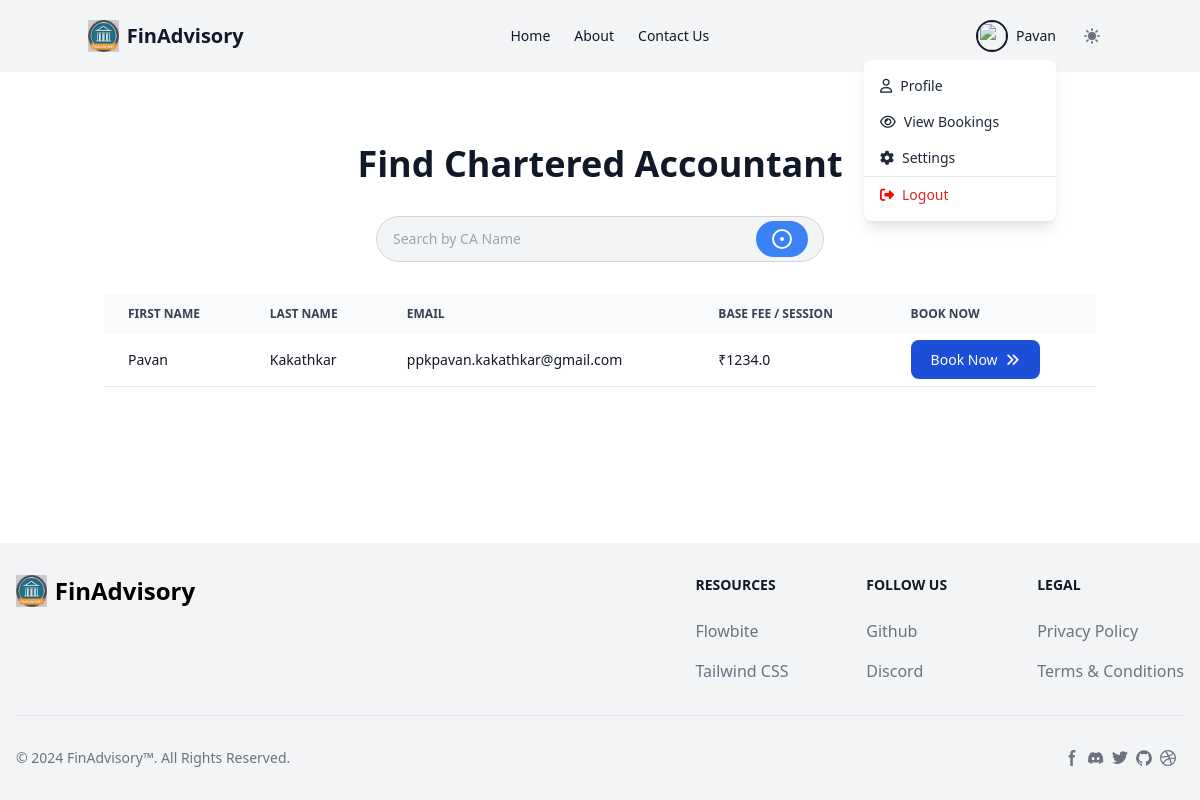
/find_ca (signed in), run on the app's committed database.
### src/models.py (models this page shows, shortened)
class User(UserMixin, db.Model):
    __tablename__ = "user"
    id = Column(Integer, primary_key=True, autoincrement=True)
    uuid = Column(String(80), unique=True, nullable=False)
    created_at = Column(DateTime, nullable=False, default=get_ist_time())
    updated_at = Column(
        DateTime, nullable=False, onupdate=get_ist_time(), default=get_ist_time()
    )
    first_name = Column(String(80), nullable=False)
    middle_name = Column(String(80))
    last_name = Column(String(80), nullable=False)
    user_name = Column(String(80), unique=True, nullable=False)
    password_hash = Column(String(128), nullable=False)
    email = Column(String(80), unique=True, nullable=False)
    is_ca = Column(Boolean, nullable=False, default=False)
    phone_number = Column(String(80), unique=True, nullable=False)
    certificate = Column(String(255), unique=True, nullable=True)
    base_fee = Column(Float, nullable=True)
    bank_account = Column(String(80), nullable=True)
    ifsc = Column(String(80), nullable=True)
    transactions = relationship("Transaction", backref="user")
    requests = relationship("Request", backref="user")
    sent_messages = relationship('Message', backref='sender', lazy='dynamic', foreign_keys='Message.sender_id')
    received_messages = relationship('Message', backref='recipient', lazy='dynamic', foreign_keys='Message.recipient_id')

### src/app.py (the view, shortened to what this page needs)
@app.route("/find_ca", methods=["GET", "POST"])
@login_required
def find_ca():
    ca_list = User.query.filter(User.is_ca == True).all()
    return render_template("find_ca.html", ca_list=ca_list)

### src/app.py (called while the page is built)
@login_manager.user_loader
def load_user(user_id):
    return User.query.get(user_id)

### src/templates/find_ca.html (shortened to what this page needs)
{% extends "base.html" %}
{% block content %}
<div class="container mx-auto px-4 py-10">
    <h1 class="text-4xl font-bold text-center mb-8 text-gray-900">Find Chartered Accountant</h1>
    <form action="{{ url_for('find_ca') }}" method="POST" class="max-w-md mx-auto mb-8">
        <div class="relative">
            <input
            type="text"
            id="name"
            name="name"
            class="bg-gray-100 border border-gray-300 text-gray-900 text-sm rounded-full py-3 px-4 w-full focus:outline-none focus:border-blue-500"
            placeholder="Search by CA Name"
            />
            <button type="submit" class="absolute right-4 top-1/2 transform -translate-y-1/2 bg-blue-500 hover:bg-blue-600 text-white font-bold py-2 px-4 rounded-full">
                <svg xmlns="http://www.w3.org/2000/svg" class="h-5 w-5" viewBox="0 0 20 20" fill="currentColor">
                    <path d="M10 12a2 2 0 100-4 2 2 0 000 4z" />
                    <path fill-rule="evenodd" d="M10 18a8 8 0 100-16 8 8 0 000 16zm0 2a10 10 0 100-20 10 10 0 000 20z" clip-rule="evenodd" />
                </svg>
            </button>
        </div>
    </form>
    {% if ca_list %}
        <div class="relative overflow-x-auto mt-5">
            <table class="w-full text-sm text-left rtl:text-right text-gray-500 dark:text-gray-400">
                <thead class="text-xs text-gray-700 uppercase bg-gray-50 dark:bg-gray-700 dark:text-gray-400">
                    <tr>
                        <th scope="col" class="px-6 py-3">
                            First Name
                        </th>
                        <th scope="col" class="px-6 py-3">
                            Last Name
                        </th>
                        <th scope="col" class="px-6 py-3">
                            Email
                        </th>
                        <th scope="col" class="px-6 py-3">
                            Base Fee / Session
                        </th>
                        <th scope="col" class="px-6 py-3">
                            Book Now
                        </th>
                    </tr>
                </thead>
                <tbody>
                    {% for ca in ca_list %}
                        <tr class="bg-white border-b dark:bg-gray-800 dark:border-gray-700">
                            <td class="px-6 py-4 font-medium text-gray-900 whitespace-nowrap dark:text-white">
                                {{ ca.first_name }}
                            </td>
                            <td class="px-6 py-4 font-medium text-gray-900 whitespace-nowrap dark:text-white">
                                {{ ca.last_name }}
                            </td>
                            <td class="px-6 py-4 font-medium text-gray-900 whitespace-nowrap dark:text-white">
                                {{ ca.email }}
                            </td>
                            <td class="px-6 py-4 font-medium text-gray-900 whitespace-nowrap dark:text-white">
                                ₹{{ ca.base_fee }}
                            </td>
                            <td class="px-6 py-4 font-medium text-gray-900 whitespace-nowrap dark:text-white">
                                <a href="{{ url_for('book_ca', ca_uuid=ca.uuid) }}" class="text-white bg-blue-700 hover:bg-blue-800 focus:ring-4 focus:ring-blue-300 font-medium rounded-lg text-sm px-5 py-2.5 me-2 mb-2 dark:bg-blue-600 dark:hover:bg-blue-700 focus:outline-none dark:focus:ring-blue-800">Book Now<i class="fa fa-angle-double-right ml-2" aria-hidden="true"></i></a>
                            </td>
                        </tr>
                    {% endfor %}
                </tbody>
            </table>
        </div>
    {% endif %}
</div>
{% endblock %}

### src/templates/base.html (shortened to what this page needs)
<!DOCTYPE html>
<html lang="en">
<head>
    <link href="https://cdn.jsdelivr.net/npm/tailwindcss@2.1.2/dist/tailwind.min.css" rel="stylesheet">
    <link href="https://cdnjs.cloudflare.com/ajax/libs/font-awesome/6.5.2/css/all.min.css" rel="stylesheet">
</head>
<body class="flex flex-col min-h-screen">
    <nav class="bg-gray-100 py-4 text-sm font-medium text-gray-900">
        <div class="container mx-auto flex justify-between items-center">
            <a href="/" class="flex items-center text-xl font-bold">
                <img src="{{ url_for('static', filename='logo/logo.png') }}" alt="Logo" class="h-8 w-auto mr-2">
                FinAdvisory
            </a>
            {% if current_user.is_authenticated %}
                <ul class="flex space-x-6 items-start justify-start">
                    <li><a href="{{ url_for('index')}}" class="hover:text-blue-800 hover:underline hover:font-bold">Home</a></li>
                    <li><a href="#" class="hover:text-blue-600">About</a></li>
                    <li><a href="{{ url_for('contact_us') }}" class="hover:text-blue-600">Contact Us</a></li>
                </ul>
            {% endif %}
            <ul class="flex space-x-4 items-center">
                {% if current_user.is_authenticated %}
                    <li>
                        <div x-data="{ open: false }" class="relative">
                            <div @click="open = !open" class="flex items-center cursor-pointer">
                                <div class="w-8 h-8 rounded-full overflow-hidden border-2 border-gray-900">
                                    <img src="https://images.unsplash.com/photo-1610397095767-84a5b4736cbd?ixid=MXwxMjA3fDB8MHxwaG90by1wYWdlfHx8fGVufDB8fHw%3D&ixlib=rb-1.2.1&auto=format&fit=crop&w=750&q=80" alt="" class="w-full h-full object-cover">
                                </div>
                                <span class="ml-2 text-sm font-medium">{{ current_user.first_name }}</span>
                            </div>
                            <div x-show="open" x-transition:enter="transition ease-out duration-100" x-transition:enter-start="transform opacity-0 scale-95" x-transition:enter-end="transform opacity-100 scale-100" x-transition:leave="transition ease-in duration-75" x-transition:leave-start="transform opacity-100 scale-100" x-transition:leave-end="transform opacity-0 scale-95" class="absolute right-0 mt-2 w-48 bg-white dark:bg-gray-800 rounded-lg shadow-lg py-2 z-20">
                                <a href="{{ url_for('view_profile', uuid=current_user.uuid) }}" class="block px-4 py-2 text-gray-800 dark:text-white hover:bg-gray-100 dark:hover:bg-gray-600"><i class="fa-regular fa-user mr-2"></i>Profile</a>
                                {% if current_user.is_ca %}
                                    <a href="{{ url_for('view_requests') }}" class="block px-4 py-2 text-gray-800 dark:text-white hover:bg-gray-100 dark:hover:bg-gray-600 whitespace-nowrap"><i class="fa-regular fa-eye mr-2"></i>View Bookings</a>
                                {% endif %}
                                <a href="{{ url_for('settings') }}" class="block px-4 py-2 text-gray-800 dark:text-white hover:bg-gray-100 dark:hover:bg-gray-600"><i class="fa-solid fa-gear mr-2"></i>Settings</a>
                                <div class="border-t border-gray-200 dark:border-gray-700"></div>
                                <a href="{{ url_for('logout') }}" class="block px-4 py-2 text-red-600 hover:bg-gray-100 dark:hover:bg-gray-600"><i class="fa-solid fa-right-from-bracket mr-2" style="color: #ff0000;"></i>Logout</a>
                            </div>
                        </div>
                    </li>
                {% else %}
                    <li><a class="hover:text-blue-600" href="{{ url_for('login') }}">Login</a></li>
                    <li><a class="hover:text-blue-600" href="{{ url_for('register') }}">Register</a></li>
                {% endif %}
                <button id="theme-toggle" data-tooltip-target="tooltip-toggle" type="button" class="text-gray-500 inline-flex items-center justify-center dark:text-gray-400 hover:bg-gray-100 w-10 h-10 dark:hover:bg-gray-700 focus:outline-none focus:ring-4 focus:ring-gray-200 dark:focus:ring-gray-700 rounded-lg text-sm p-2.5" fdprocessedid="brvmlue">
                  </button>
            </ul>
        </div>
    </nav>
    <div class="mt-8 flex-grow">
        {% block content %}{% endblock %}
    </div>
    <footer class="bg-gray-100 dark:bg-gray-900">
        <div class="mx-auto w-full max-w-screen-xl p-4 py-6 lg:py-8">
            <div class="md:flex md:justify-between">
              <div class="mb-6 md:mb-0">
                  <a href="https://flowbite.com/" class="flex items-center">
                    <img src="{{ url_for('static', filename='logo/logo.png') }}" alt="Logo" class="h-8 w-auto mr-2">
                      <span class="self-center text-2xl font-semibold whitespace-nowrap dark:text-white">FinAdvisory</span>
                  </a>
              </div>
              <div class="grid grid-cols-2 gap-8 sm:gap-6 sm:grid-cols-3">
                  <div>
                      <h2 class="mb-6 text-sm font-semibold text-gray-900 uppercase dark:text-white">Resources</h2>
                      <ul class="text-gray-500 dark:text-gray-400 font-medium">
                          <li class="mb-4">
                              <a href="https://flowbite.com/" class="hover:underline">Flowbite</a>
                          </li>
                          <li>
                              <a href="https://tailwindcss.com/" class="hover:underline">Tailwind CSS</a>
                          </li>
                      </ul>
                  </div>
                  <div>
                      <h2 class="mb-6 text-sm font-semibold text-gray-900 uppercase dark:text-white">Follow us</h2>
                      <ul class="text-gray-500 dark:text-gray-400 font-medium">
                          <li class="mb-4">
                              <a href="https://github.com/themesberg/flowbite" class="hover:underline ">Github</a>
                          </li>
                          <li>
                              <a href="https://discord.gg/4eeurUVvTy" class="hover:underline">Discord</a>
                          </li>
                      </ul>
                  </div>
                  <div>
                      <h2 class="mb-6 text-sm font-semibold text-gray-900 uppercase dark:text-white">Legal</h2>
                      <ul class="text-gray-500 dark:text-gray-400 font-medium">
                          <li class="mb-4">
                              <a href="#" class="hover:underline">Privacy Policy</a>
                          </li>
                          <li>
                              <a href="#" class="hover:underline">Terms &amp; Conditions</a>
                          </li>
                      </ul>
                  </div>
              </div>
          </div>
          <hr class="my-6 border-gray-200 sm:mx-auto dark:border-gray-700 lg:my-8" />
          <div class="sm:flex sm:items-center sm:justify-between">
              <span class="text-sm text-gray-500 sm:text-center dark:text-gray-400">© 2024 <a href="/" class="hover:underline">FinAdvisory™</a>. All Rights Reserved.
              </span>
              <div class="flex mt-4 sm:justify-center sm:mt-0">
                  <a href="#" class="text-gray-500 hover:text-gray-900 dark:hover:text-white mr-2">
                      <svg class="w-4 h-4" aria-hidden="true" xmlns="http://www.w3.org/2000/svg" fill="currentColor" viewBox="0 0 8 19">
                            <path fill-rule="evenodd" d="M6.135 3H8V0H6.135a4.147 4.147 0 0 0-4.142 4.142V6H0v3h2v9.938h3V9h2.021l.592-3H5V3.591A.6.6 0 0 1 5.592 3h.543Z" clip-rule="evenodd"/>
                        </svg>
                  </a>
                  <a href="#" class="text-gray-500 hover:text-gray-900 dark:hover:text-white ms-5 mr-2">
                  </a>
                  <a href="#" class="text-gray-500 hover:text-gray-900 dark:hover:text-white ms-5 mr-2">
                  </a>
                  <a href="#" class="text-gray-500 hover:text-gray-900 dark:hover:text-white ms-5 mr-2">
                  </a>
                  <a href="#" class="text-gray-500 hover:text-gray-900 dark:hover:text-white ms-5 mr-2">
                  </a>
              </div>
          </div>
        </div>
    </footer>
</body>
</html>

### data on the page
User: first_name "Pavan", last_name "Kakathkar", email "ppkpavan.kakathkar@gmail.com", base_fee "1234.0"
